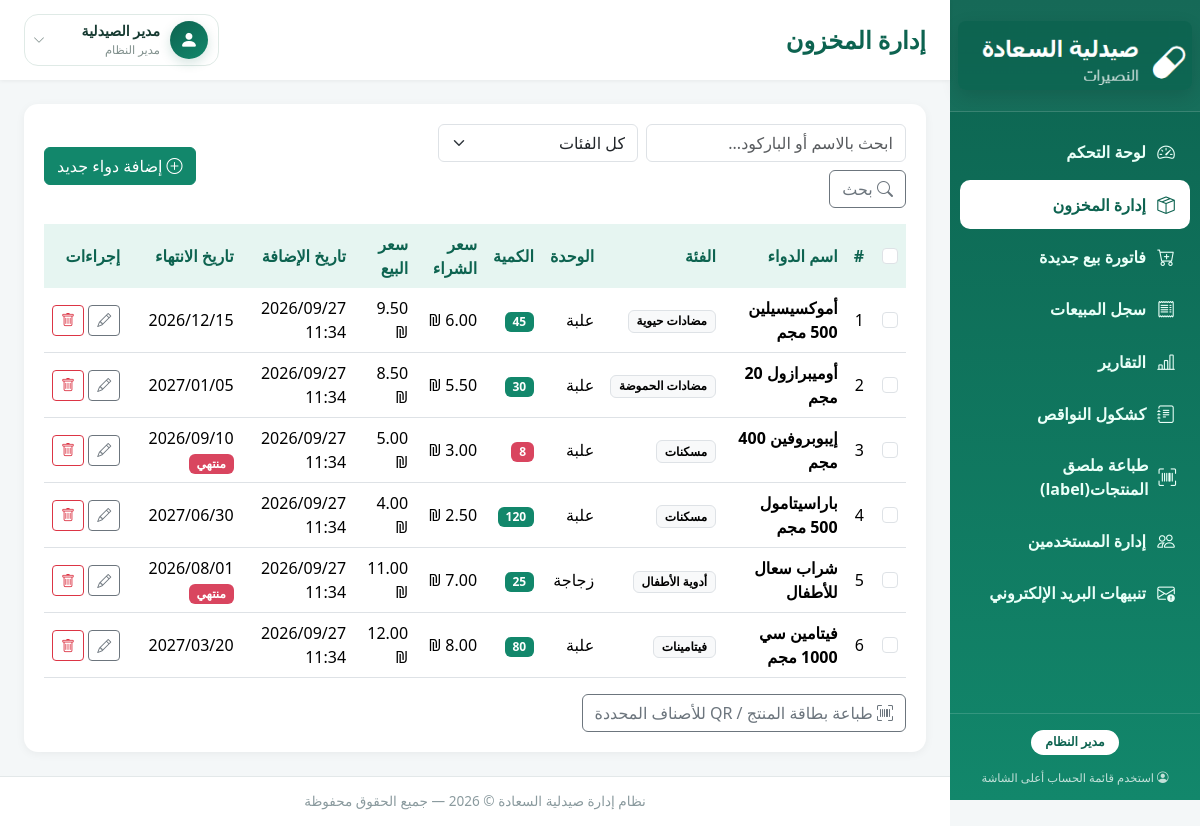
The page /medicines.php (signed in) on the database its author committed.
### tables this page shows
CREATE TABLE medicines (
    id INT AUTO_INCREMENT PRIMARY KEY,
    name VARCHAR(150) NOT NULL,
    category VARCHAR(100) NOT NULL DEFAULT 'أخرى',
    unit VARCHAR(50) NOT NULL DEFAULT 'حبة',
    quantity INT NOT NULL DEFAULT 0,
    purchase_price DECIMAL(10,2) NOT NULL DEFAULT 0.00,
    selling_price DECIMAL(10,2) NOT NULL DEFAULT 0.00,
    expiry_date DATE DEFAULT NULL,
    barcode VARCHAR(50) DEFAULT NULL,
    min_quantity INT NOT NULL DEFAULT 10,
    created_at TIMESTAMP DEFAULT CURRENT_TIMESTAMP,
    updated_at TIMESTAMP DEFAULT CURRENT_TIMESTAMP ON UPDATE CURRENT_TIMESTAMP,
    UNIQUE KEY uniq_barcode (barcode)
);

### includes/functions.php (called while the page is built, shortened)
<?php
function e($value) {
    return htmlspecialchars($value ?? '', ENT_QUOTES, 'UTF-8');
}
function formatMoney($value) {
    return number_format((float)$value, 2) . ' ₪';
}
function formatDate($date) {
    return date('Y/m/d', strtotime($date));
}
function isExpired($expiryDate) {
    return strtotime($expiryDate) < strtotime(date('Y-m-d'));
}

### includes/auth_check.php (called while the page is built, shortened)
<?php
function isAdmin() {
    return ($_SESSION['role'] ?? '') === 'admin';
}

### medicines.php (the view, shortened to what this page needs)
<?php
require_once 'includes/auth_check.php';
require_once 'config/db.php';
require_once 'includes/functions.php';
$search = trim($_GET['q'] ?? '');
$sql = 'SELECT * FROM medicines WHERE 1=1';
$params = [];
$sql .= ' ORDER BY name ASC';
$stmt = $pdo->prepare($sql);
$stmt->execute($params);
$medicines = $stmt->fetchAll();
require_once 'includes/header.php';
?>
<div class="card-panel">
    <div class="d-flex flex-wrap justify-content-between align-items-center gap-2 mb-3">
        <form method="GET" class="d-flex flex-wrap gap-2">
            <input type="text" name="q" class="form-control" style="max-width:260px" placeholder="ابحث بالاسم أو الباركود..." value="<?= e($search) ?>">
            <select name="category" class="form-select" style="max-width:200px" onchange="this.form.submit()">
                <option value="">كل الفئات</option>
            </select>
            <button type="submit" class="btn btn-outline-secondary"><i class="bi bi-search"></i> بحث</button>
        </form>
        <?php if (isAdmin()): ?>
        <a href="medicine_add.php" class="btn btn-primary-app"><i class="bi bi-plus-circle"></i> إضافة دواء جديد</a>
        <?php endif; ?>
    </div>
    <?php if (isAdmin()): ?>
    <form method="GET" action="labels.php" id="labelsForm">
    <?php endif; ?>
    <div class="table-responsive">
        <table class="table table-hover align-middle">
            <thead>
                <tr>
                    <?php if (isAdmin()): ?><th style="width:34px"><input type="checkbox" id="selectAll" class="form-check-input"></th><?php endif; ?>
                    <th>#</th>
                    <th>اسم الدواء</th>
                    <th>الفئة</th>
                    <th>الوحدة</th>
                    <th>الكمية</th>
                    <th>سعر الشراء</th>
                    <th>سعر البيع</th>
                    <th>تاريخ الإضافة</th>
                    <th>تاريخ الانتهاء</th>
                    <th>إجراءات</th>
                </tr>
            </thead>
            <tbody>
            <?php foreach ($medicines as $i => $m): ?>
                <tr>
                    <?php if (isAdmin()): ?>
                        <td><input type="checkbox" name="ids[]" value="<?= (int)$m['id'] ?>" class="form-check-input row-check"></td>
                    <?php endif; ?>
                    <td><?= $i + 1 ?></td>
                    <td class="fw-semibold"><?= e($m['name']) ?></td>
                    <td><span class="badge text-bg-light border"><?= e($m['category']) ?></span></td>
                    <td><?= e($m['unit']) ?></td>
                    <td>
                        <?php if ($m['quantity'] <= $m['min_quantity']): ?>
                            <span class="badge badge-low"><?= (int)$m['quantity'] ?></span>
                        <?php else: ?>
                            <span class="badge badge-ok"><?= (int)$m['quantity'] ?></span>
                        <?php endif; ?>
                    </td>
                    <td><?= formatMoney($m['purchase_price']) ?></td>
                    <td><?= formatMoney($m['selling_price']) ?></td>
                    <td>
                        <?= date('Y/m/d H:i', strtotime($m['created_at'])) ?>
                    </td>
                    <td>
                        <?= formatDate($m['expiry_date']) ?>
                        <?php if (isExpired($m['expiry_date'])): ?>
                            <span class="badge badge-low">منتهي</span>
                        <?php elseif (isExpiringSoon($m['expiry_date'])): ?>
                            <span class="badge badge-soon">قريب</span>
                        <?php endif; ?>
                    </td>
                    <td class="text-nowrap">
                        <?php if (isAdmin()): ?>
                            <a href="medicine_edit.php?id=<?= (int)$m['id'] ?>" class="btn btn-sm btn-outline-secondary" title="تعديل"><i class="bi bi-pencil"></i></a>
                            <a href="medicines.php?delete=<?= (int)$m['id'] ?>" class="btn btn-sm btn-outline-danger confirm-delete" title="حذف"><i class="bi bi-trash"></i></a>
                        <?php else: ?>
                            <span class="text-muted small">عرض فقط</span>
                        <?php endif; ?>
                    </td>
                </tr>
            <?php endforeach; ?>
            </tbody>
        </table>
    </div>
    <?php if (isAdmin() && !empty($medicines)): ?>
        <button type="submit" class="btn btn-outline-secondary">
            <i class="bi bi-upc-scan"></i> طباعة بطاقة المنتج / QR للأصناف المحددة
        </button>
    </form>
    <?php endif; ?>
</div>
<?php require_once 'includes/footer.php'; ?>

### assets/css/style.css (style rules this page uses)
:root { --primary: #12876b; --primary-dark: #0d6350; --primary-light: #e6f5f1; --accent: #2e9c7f; --danger: #d9455f; --warning: #e0a12c; --bg: #f4f7f8; --sidebar-w: 250px; }
* { box-sizing: border-box; }
body { font-family: 'Segoe UI', Tahoma, 'Arial', sans-serif; background: var(--bg); color: #22333b; margin: 0; }
.card-panel { background: #fff; border-radius: 14px; box-shadow: 0 2px 10px rgba(0,0,0,.05); padding: 20px; }
.table thead th { background: var(--primary-light); color: var(--primary-dark); font-weight: 700; border-bottom: none; }
.table td, .table th { vertical-align: middle; }
.badge-low { background: var(--danger); }
.badge-ok { background: var(--primary); }
.btn-primary-app { background: var(--primary); border-color: var(--primary); color: #fff; }

### rows shown on the page
medicines: name "أموكسيسيلين 500 مجم", category "مضادات حيوية", unit "علبة", quantity "45", purchase_price "6.00 ₪", selling_price "9.50 ₪", created_at "2026/09/27 11:34", expiry_date "2026/12/15"
medicines: name "أوميبرازول 20 مجم", category "مضادات الحموضة", unit "علبة", quantity "30", purchase_price "5.50 ₪", selling_price "8.50 ₪", created_at "2026/09/27 11:34", expiry_date "2027/01/05"
medicines: name "إيبوبروفين 400 مجم", category "مسكنات", unit "علبة", quantity "8", purchase_price "3.00 ₪", selling_price "5.00 ₪", created_at "2026/09/27 11:34", expiry_date "2026/09/10", shows "منتهي"
medicines: name "باراسيتامول 500 مجم", category "مسكنات", unit "علبة", quantity "120", purchase_price "2.50 ₪", selling_price "4.00 ₪", created_at "2026/09/27 11:34", expiry_date "2027/06/30"
medicines: name "شراب سعال للأطفال", category "أدوية الأطفال", unit "زجاجة", quantity "25", purchase_price "7.00 ₪", selling_price "11.00 ₪", created_at "2026/09/27 11:34", expiry_date "2026/08/01", shows "منتهي"
medicines: name "فيتامين سي 1000 مجم", category "فيتامينات", unit "علبة", quantity "80", purchase_price "8.00 ₪", selling_price "12.00 ₪", created_at "2026/09/27 11:34", expiry_date "2027/03/20"

### other values the page prints
$pageTitle "إدارة المخزون"
$_SESSION['full_name'] "مدير الصيدلية"
